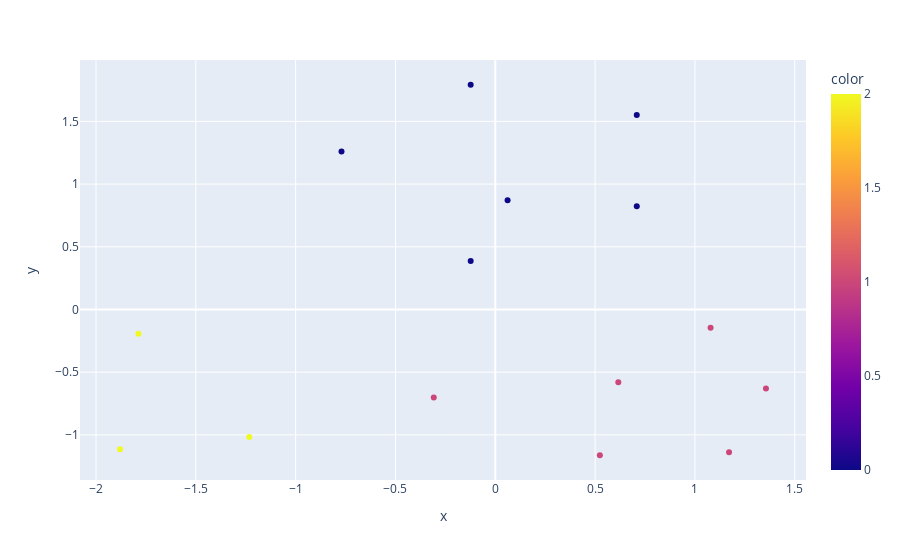

Notebook cell for this chart:
### Code cell
#grafico dos grupos

grafico = px.scatter(x= base_salario[:, 0], y=base_salario[:, 1], color=rotulos)
grafico.show()

### Figure 1 — Plotly figure (JSON) as saved in the notebook; plotly's stock layout.template omitted (floating-point values rounded to 4 significant figures)
{"data": [{"hovertemplate": "x=%{x}<br>y=%{y}<br>color=%{marker.color}<extra></extra>", "legendgroup": "", "marker": {"color": [2, 2, 2, 1, 1, 1, 1, 1, 1, 0, 0, 0, 0, 0, 0], "coloraxis": "coloraxis", "symbol": "circle"}, "mode": "markers", "name": "", "orientation": "v", "showlegend": false, "type": "scatter", "x": [-1.88, -1.233, -1.787, -0.3081, 0.5238, 1.171, 1.356, 0.6163, 1.078, -0.7703, -0.1233, 0.06163, -0.1233, 0.7087, 0.7087], "xaxis": "x", "y": [-1.114, -1.017, -0.1938, -0.7024, -1.163, -1.138, -0.6297, -0.5813, -0.1453, 1.259, 0.3875, 0.8719, 1.792, 0.8235, 1.55], "yaxis": "y"}], "layout": {"coloraxis": {"colorbar": {"title": {"text": "color"}}, "colorscale": [[0, "#0d0887"], [0.1111, "#46039f"], [0.2222, "#7201a8"], [0.3333, "#9c179e"], [0.4444, "#bd3786"], [0.5556, "#d8576b"], [0.6667, "#ed7953"], [0.7778, "#fb9f3a"], [0.8889, "#fdca26"], [1, "#f0f921"]]}, "legend": {"tracegroupgap": 0}, "margin": {"t": 60}, "xaxis": {"anchor": "y", "domain": [0, 1], "title": {"text": "x"}}, "yaxis": {"anchor": "x", "domain": [0, 1], "title": {"text": "y"}}}}
